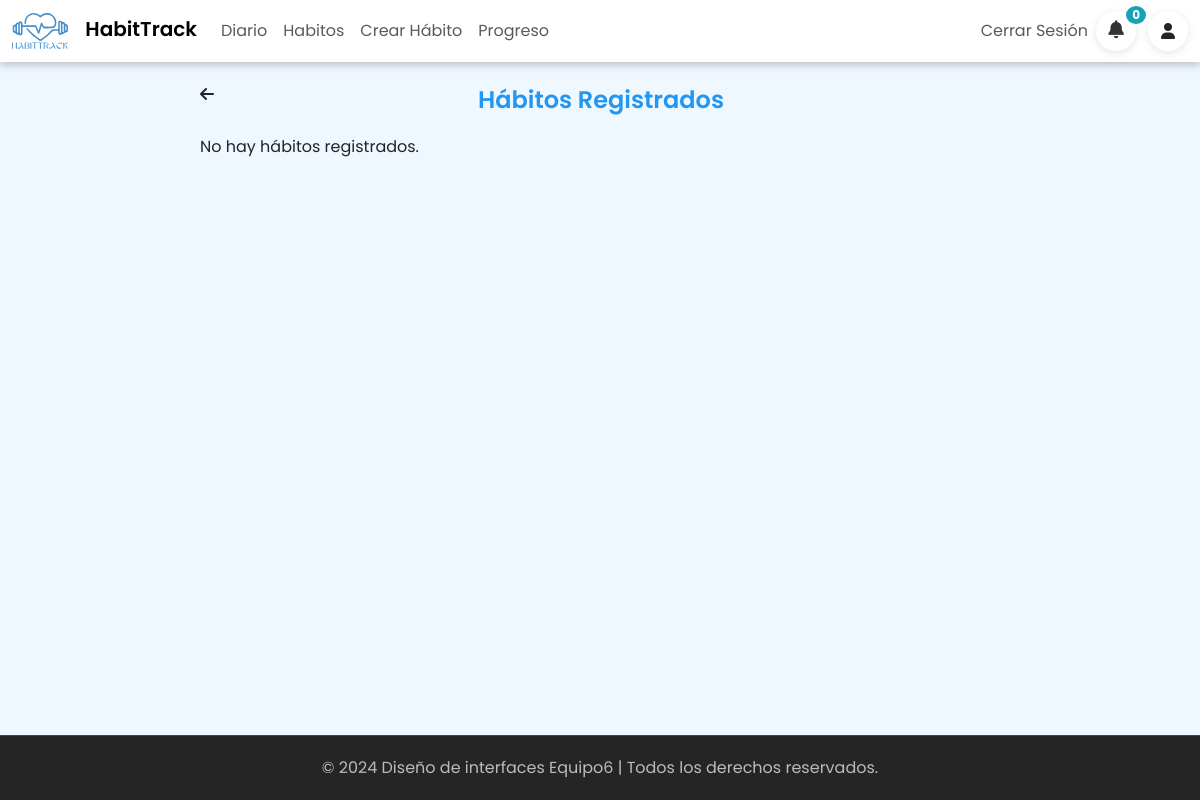
The page /lista_habitos/ (signed in) on the database as committed earlier.
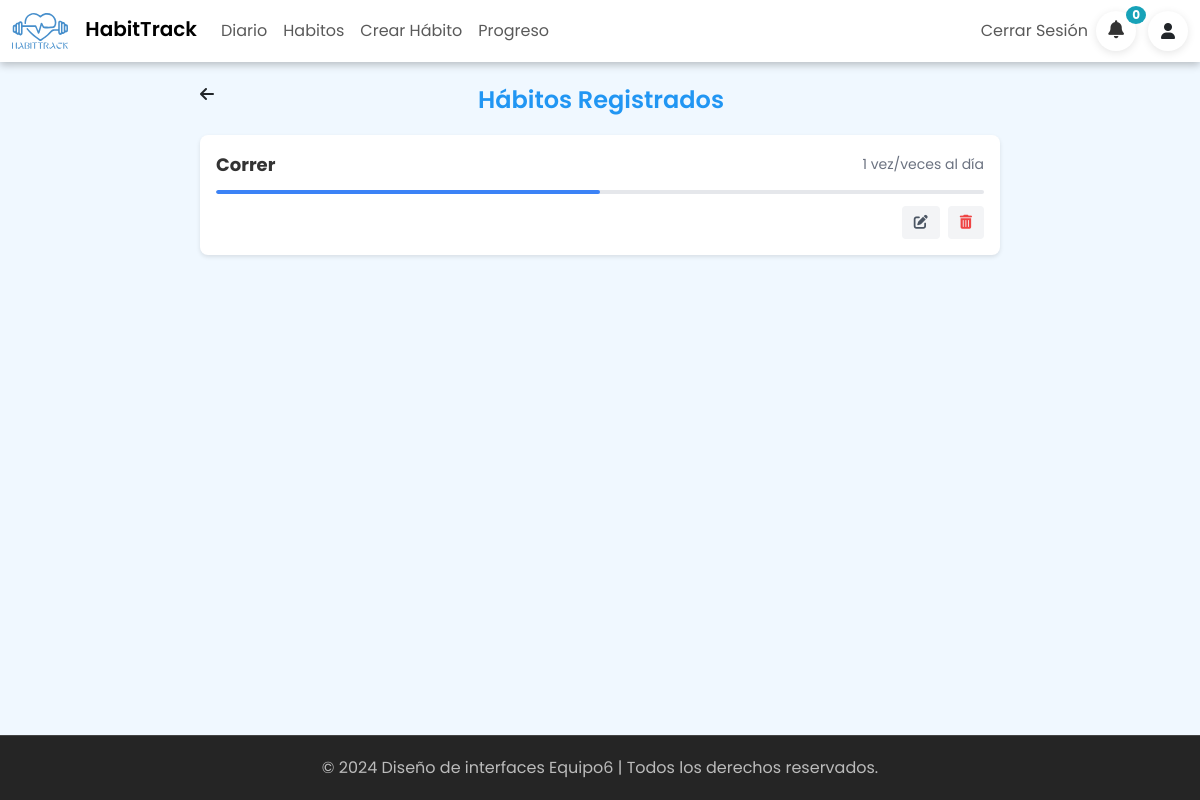
The same page on the database as committed later.
### mainapp/models.py (models this page shows, shortened)
class Habito(models.Model):
    id_habito = models.AutoField(primary_key=True)  # AUTO_INCREMENT y PRIMARY KEY
    id_usuario = models.ForeignKey('Usuario', on_delete=models.CASCADE)  # ForeignKey a Usuario
    id_objetivo = models.ForeignKey('Objetivo', on_delete=models.CASCADE)  # ForeignKey a Objetivo
    id_categoria = models.ForeignKey('Categoria', on_delete=models.CASCADE)  # ForeignKey a Categoria
    nombre = models.CharField(max_length=64)  # VARCHAR(64)
    descripcion = models.CharField(max_length=255, null=True, blank=True)  # VARCHAR(255) con DEFAULT NULL
    frecuencia = models.PositiveIntegerField(default=1)  # INT con DEFAULT 1
    titulo_recordatorio = models.CharField(max_length=64, default='No olvides que tienes un objetivo')  # VARCHAR(64) con DEFAULT
    mensaje_recordatorio = models.CharField(max_length=255, default='Recuerda que cada día se vuelve más fácil, lo dificil es hacerlo todos los días.')  # VARCHAR(255) con DEFAULT
    notificar = models.BooleanField(default=True)  # BOOLEAN con DEFAULT TRUE
    estatus = models.BooleanField(default=True)  # BOOLEAN con DEFAULT TRUE
    fecha_creacion = models.DateTimeField(auto_now_add=True)  # TIMESTAMP con DEFAULT current_timestamp()

### mainapp/views.py (the view)
def lista_habitos(request):
    usuario_contexto = get_usuario(request)
    usuario = usuario_contexto.get('usuario')
    if usuario is None:
        messages.error(request, 'Debes iniciar sesión para ver todos tus habitos')
        return redirect('login')
    habitos = Habito.objects.filter(id_usuario_id=usuario['id'])  # Recupera todos los hábitos de la base de datos
    return render(request, 'mainapp/lista_habitos.html', {'habitos': habitos})

### mainapp/context_processors.py (called while the page is built)
def get_usuario(request):
    usuario = None
    if 'usuario_id' in request.session:
        usuario = {
            'id': request.session.get('usuario_id'),
            'nombre': request.session.get('usuario_nombre'),
            'correo': request.session.get('usuario_correo'),
            'username': request.session.get('usuario_username'),
        }
    return {
        'usuario': usuario
    }

def obtener_notificaciones(request):
    usuario_contexto = get_usuario(request)
    usuario = usuario_contexto.get('usuario')
    if usuario:
        usuario = usuario['id']
        notificaciones = Notificacion.objects.filter(id_habito__id_usuario=usuario, estatus=False)
        notificaciones_no_leidas = notificaciones.count()
    else:
        notificaciones = []
        notificaciones_no_leidas = 0
    return {
        'notificaciones': notificaciones,
        'notificaciones_no_leidas': notificaciones_no_leidas,
    }

### mainapp/templates/mainapp/lista_habitos.html (shortened to what this page needs)
{% extends '../layouts/layout.html' %}
{% load static %}
 {% block content %}
    {% block styles %}
        <link rel="stylesheet" type="text/css" href="{% static 'css/lista_habitos.css' %}">
    {% endblock %}
    <div class="lista-habito-container">
        <div class="subtitle">
            <i class="fa-solid fa-arrow-left back" onclick="backPage()"></i>
            <h4>Hábitos Registrados</h4>
        </div>
        <div class="habits-container">
            {% for habito in habitos %}
            <div class="habit-card">
                <div class="habit-header">
                    <div class="habit-title">{{ habito.nombre }}</div>
                    <div class="habit-progress">{{ habito.frecuencia }} vez/veces al día</div>
                </div>
                <div class="progress-bar">
                    <div class="progress-bar-fill" style="width: 50%;"></div>
                </div>
                <div class="habit-actions">
                    <a href="{% url 'editar_habito' habito.id_habito %}" class="action-button edit-button">
                        <i class="fas fa-edit"></i>
                    </a>
                    <a href="{% url 'eliminar_habito' habito.id_habito %}" class="action-button delete-button" onclick="return confirm('¿Estás seguro de que deseas eliminar este hábito?');">
                        <i class="fas fa-trash-alt"></i>
                    </a>
                </div>
            </div>
            {% empty %}
            <p>No hay hábitos registrados.</p>
            {% endfor %}
        </div>
    </div>
{% endblock %}

Rows that differ between the two databases and show on the page:
added Habito: nombre "Correr", frecuencia "1"
Other text that changed with them:
text no longer shown: "No hay hábitos registrados."
